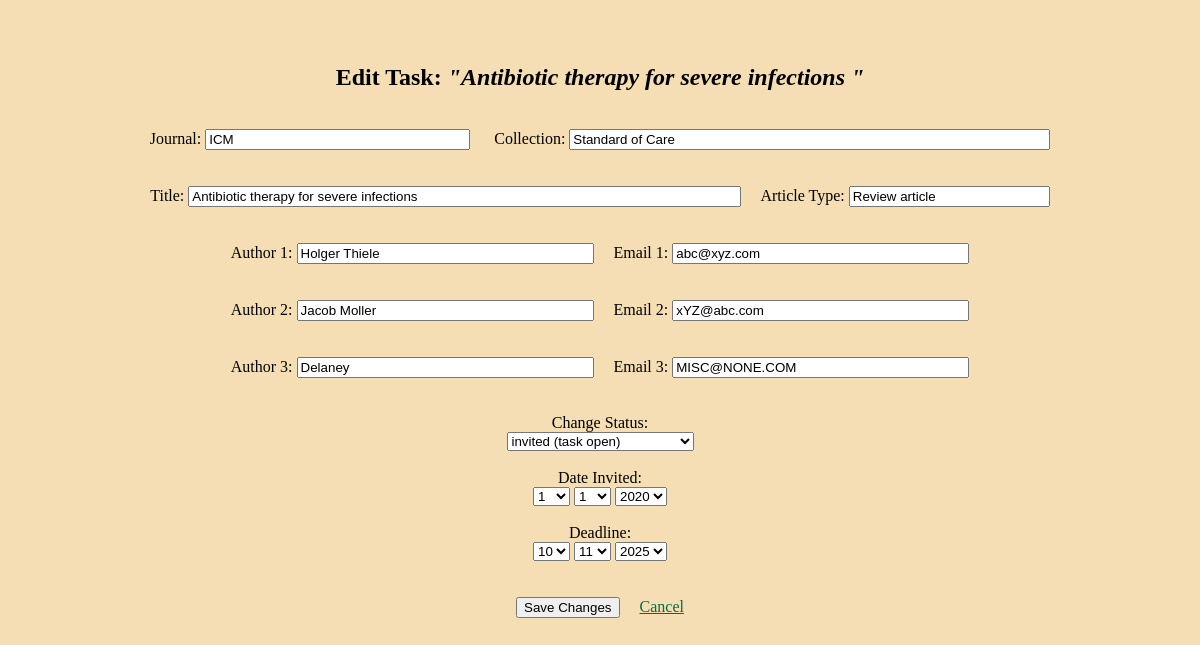
/edit-task/1, run on the app's committed database.
### app.py (models this page shows, shortened)
class Task(db.Model):
    id = db.Column(db.Integer, primary_key=True)
    journal = db.Column(db.String(100), nullable=False)
    collection = db.Column(db.String(50))
    type = db.Column(db.String(50))
    title = db.Column(db.String(120))
    deadline = db.Column(db.Date)
    author1 = db.Column(db.String(30))
    email1 = db.Column(db.String(30))
    author2 = db.Column(db.String(30))
    email2 = db.Column(db.String(30))
    author3 = db.Column(db.String(30))
    email3 = db.Column(db.String(30))
    date_invited = db.Column(db.Date)
    status = db.Column(db.String(30))
    last_change_in_notes = db.Column(db.Date)
    notes = db.Column(db.String(500))

### app.py (the view, shortened to what this page needs)
@app.route('/edit-task/<int:task_id>', methods=['GET', 'POST'])
def edit_task(task_id):
    task = Task.query.get_or_404(task_id)
    current_year = datetime.now().year
    date_ranges = {
        'days': list(range(1, 32)),
        'months': list(range(1, 13)),
        'invited_years': list(range(current_year - 5, current_year + 1)),
        'deadline_years': list(range(current_year, current_year + 3))
    }
    default_date = datetime.now().date()
    date_invited = task.date_invited or default_date
    deadline = task.deadline or default_date
    return render_template('edit_task.html', task=task, date_invited=date_invited, deadline=deadline, **date_ranges)

### templates/edit_task.html (shortened to what this page needs)
{% extends 'base.html' %}
{% block body %}
<div class="content">
    <br><br>
    <h2>Edit Task: <i>"{{ task.title }}"</i></h2>
    <br>
    <form method="POST">
        <div>
            <label>Journal:</label>
            <input type="text" name="journal" maxlength="120" size='30' value="{{ task.journal }}" required>
            <label>Collection:</label>
            <input type="text" name="collection" maxlength="120" size='57' value="{{ task.collection }}" required>
            <br><br><br>
            <label>Title:</label>
            <input type="text" name="title" maxlength="120" size='66' value="{{ task.title }}" required>
            <label>Article Type:</label>
            <input type="text" name="type" maxlength="120" size='22' value="{{ task.type }}" required>
            <br><br><br>
            <label>Author 1:</label>
            <input type="text" name="author1" maxlength="60" size='34' value="{{ task.author1 }}" required>
            <label>Email 1:</label>
            <input type="text" name="email1" maxlength="60" size='34' value="{{ task.email1 }}" required>
            <br><br><br>
            <label>Author 2:</label>
            <input type="text" name="author2" maxlength="60" size='34' value="{{ task.author2 }}" required>
            <label>Email 2:</label>
            <input type="text" name="email2" maxlength="60" size='34' value="{{ task.email2 }}" required>
            <br><br><br>
            <label>Author 3:</label>
            <input type="text" name="author3" maxlength="60" size='34' value="{{ task.author3 }}" required>
            <label>Email 3:</label>
            <input type="text" name="email3" maxlength="60" size='34' value="{{ task.email3 }}" required>
        </div>
        <br><br>
        <label>Change Status:</label>
        <br>
        <select name="new_status">
            <option value="invited (task open)"
            {% if task.status == 'invited (task open)' %}selected{% endif %}>invited (task open)</option>
        </select>
        <br><br>
        <div>
            <label>Date Invited:</label>
            <div>
                <select name="date_invited_day">
                    {% for day in days %}
                    <option value="{{ day }}" {% if day == date_invited.day %}selected{% endif %}>{{ day }}</option>
                    {% endfor %}
                </select>
                <select name="date_invited_month">
                    {% for month in months %}
                    <option value="{{ month }}" {% if month == date_invited.month %}selected{% endif %}>{{ month }}</option>
                    {% endfor %}
                </select>
                <select name="date_invited_year">
                    {% for year in invited_years %}
                    <option value="{{ year }}" {% if year == date_invited.year %}selected{% endif %}>{{ year }}</option>
                    {% endfor %}
                </select>
            </div>
        </div>
        <br>
        <div>
            <label>Deadline:</label>
            <div>
                <select name="deadline_day">
                    {% for day in days %}
                    <option value="{{ day }}" {% if day == deadline.day %}selected{% endif %}>{{ day }}</option>
                    {% endfor %}
                </select>
                <select name="deadline_month">
                    {% for month in months %}
                    <option value="{{ month }}" {% if month == deadline.month %}selected{% endif %}>{{ month }}</option>
                    {% endfor %}
                </select>
                <select name="deadline_year">
                    {% for year in deadline_years %}
                    <option value="{{ year }}" {% if year == deadline.year %}selected{% endif %}>{{ year }}</option>
                    {% endfor %}
                </select>
            </div>
        </div>
        <br><br>
        <button type="submit">Save Changes</button>
        <a href="{{ url_for('index') }}" class="one">Cancel</a>
    </form>
</div>
{% endblock %}

### static/style.css (style rules this page uses)
body { background-color: wheat; }
.content { align-items: center; text-align: center; }
a.one:link { color: #006d4c; }

### data on the page
Task: title "Antibiotic therapy for severe infections", journal "ICM", collection "Standard of Care", type "Review article", author1 "Holger Thiele", email1 "abc@xyz.com", author2 "Jacob Moller", email2 "xYZ@abc.com", author3 "Delaney", email3 "MISC@NONE.COM", date_invited_day "1", date_invited_month "1", deadline_day "10", deadline_month "11", deadline_year "2025"

### other printed values
form field date_invited_year "2020"
